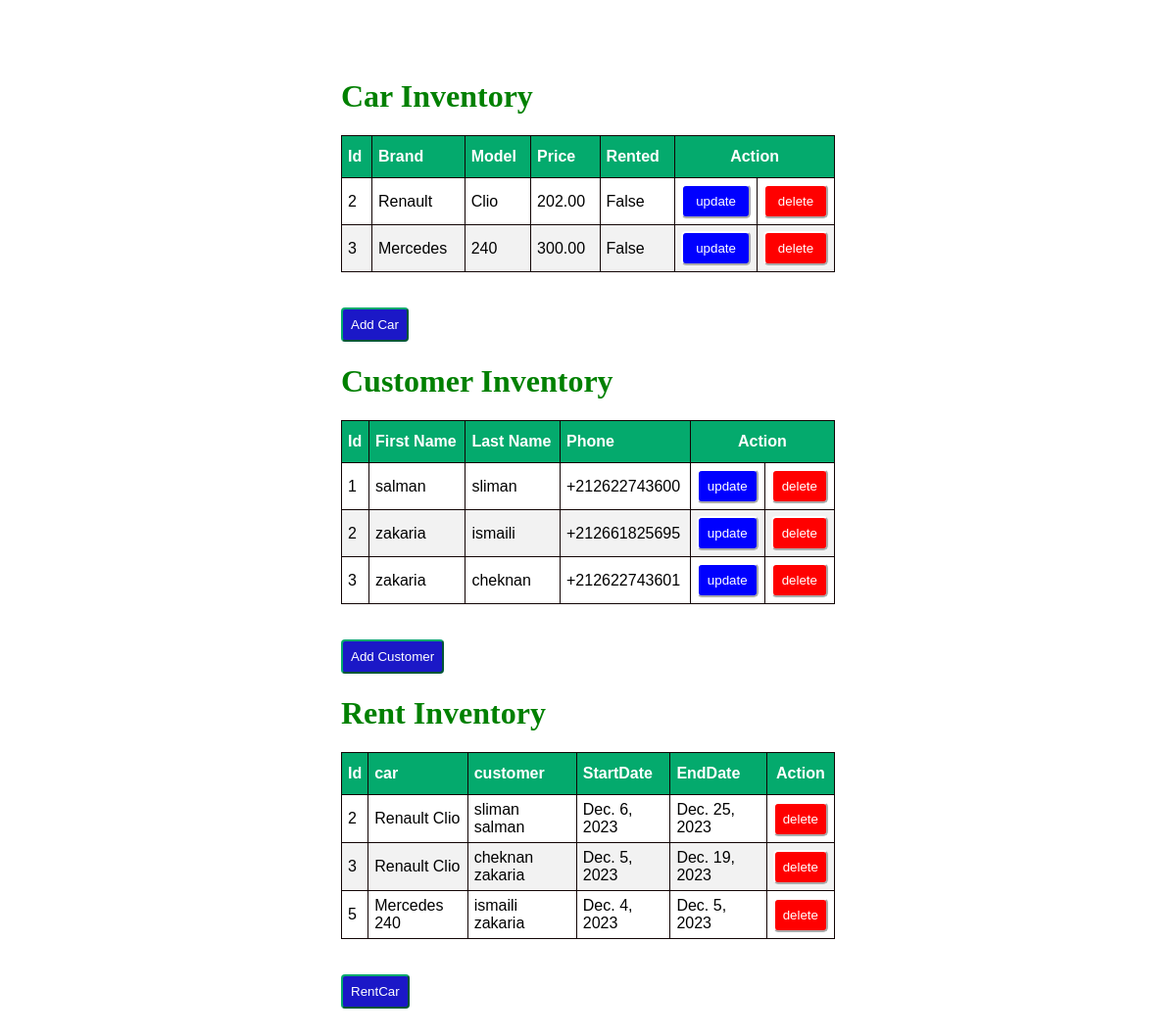
The page / on the database its author committed.
### newapp/models.py (models this page shows)
class Cars(models.Model):
    id = models.AutoField(primary_key=True)
    brand = models.CharField(max_length=100)
    model = models.CharField(max_length=100)
    price = models.DecimalField(max_digits=10, decimal_places=2)
    rented = models.BooleanField(default=False)
    def __str__(self):
        return f"{self.brand} {self.model}"

class Customer(models.Model):
    id = models.AutoField(primary_key=True)
    first = models.CharField(max_length=100)
    last = models.CharField(max_length=100)
    phone = PhoneNumberField()
    def __str__(self):
        return f"{self.last} {self.first}"

class Rent(models.Model):
    id_rent=models.AutoField(primary_key=True)
    id_car=models.ForeignKey(Cars, on_delete=models.CASCADE)
    id_cos=models.ForeignKey(Customer, on_delete=models.CASCADE)
    startDate = models.DateField()
    endDate= models.DateField()

### newapp/views.py (the view)
# urls.py: path('',views.index,name="index" ),
def index(request):
    car=Cars.objects.all()
    cos=Customer.objects.all()
    rent=Rent.objects.all()
    return render(request,'index.html',{'car':car,'cos':cos,'rent':rent})

### newapp/templates/index.html (shortened to what this page needs)
<!DOCTYPE html>
<html lang="en">
<head>
</head>
{% load static %}
<link rel="stylesheet" href="{% static 'style.css' %}">
<body>
    <div class="container">
        <h1>Car Inventory</h1>
        <table id="cars" border="1">
            <thead>
                <th>Id</th>
                <th>Brand</th>
                <th>Model</th>
                <th>Price</th>
                <th>Rented</th>
                <th colspan="2" id="mid">Action</th>
            </thead>
            {% for c in car %}
            <tr>
                <td>{{c.id}}</td>
                <td>{{c.brand}}</td>
                <td>{{c.model}}</td>
                <td>{{c.price}}</td>
                <td>{{c.rented}}</td>
                <td>
                    <a href="update/{{c.id}}"><button id="up">update</button></a>
                </td>
                <td>
                    <a href="delete/{{c.id}}"><button id="del">delete</button></a>
                </td>
            </tr>
            {% endfor %}
        </table>
        <br><br>
        <a href="{% url 'add' %}"><button id="new3">Add Car</button></a>
        <h1>Customer Inventory</h1>
        <table id="cars" border="1">
            <thead>
                <th>Id</th>
                <th>First Name</th>
                <th>Last Name</th>
                <th>Phone</th>
                <th colspan="2" id="mid">Action</th>
            </thead>
            {% for c in cos %}
            <tr>
                <td>{{c.id}}</td>
                <td>{{c.first}}</td>
                <td>{{c.last}}</td>
                <td>{{c.phone}}</td>
                <td>
                    <a href="updateC/{{c.id}}"><button id="up">update</button></a>
                </td>
                <td>
                    <a href="deleteC/{{c.id}}"><button id="del">delete</button></a>
                </td>
            </tr>
            {% endfor %}
        </table>
        <br><br>
        <a href="{% url 'addC' %}"><button id="new3">Add Customer</button></a>
        <h1>Rent Inventory</h1>
        <table id="cars" border="1">
            <thead>
                <th>Id</th>
                <th>car</th>
                <th>customer</th>
                <th>StartDate</th>
                <th>EndDate</th>
                <th colspan="2" id="mid">Action</th>
            </thead>
            {% for r in rent %}
            <tr>
                <td>{{r.id_rent}}</td>
                <td>{{r.id_car}}</td>
                <td>{{r.id_cos}}</td>
                <td>{{r.startDate}}</td>
                <td>{{r.endDate}}</td>
                <td>
                    <a href="deleteR/{{r.id_rent}}"><button id="del">delete</button></a>
                </td>
            </tr>
            {% endfor %}
        </table>
        <br><br>
        <a href="{% url 'rent' %}"><button id="new3">RentCar</button></a>
    </div>
</body>
</html>

### newapp/static/style.css (style rules this page uses)
.container { margin: 80px 240px 60px 240px; padding: 0px 100px 100px 100px; }
#cars { font-family: Arial, Helvetica, sans-serif; border-collapse: collapse; width: 100%; }
#cars td, #cars th { border: 1px solid rgb(17, 4, 4); padding: 6px; }
#cars tr:nth-child(even) { background-color: #f2f2f2; }
#cars th { padding-top: 12px; padding-bottom: 12px; text-align: left; background-color: #04AA6D; color: white; }
#cars #mid { text-align: center; }
#cars #up { background-color: blue; border-color: white; border-radius: 5px; padding: 8px; color: white; }
#cars #del { background-color: red; border-color: white; border-radius: 5px; padding: 8px; color: white; }
#cars button { width: 100%; }
h1 { color: green; }
.container #new3 { padding: 8px; background-color: rgb(27, 24, 199); color: white; border-radius: 4px; border-color: #04AA6D; }

### rows shown on the page
Cars: id "2", brand "Renault", model "Clio", price "202.00", rented "False"
Cars: id "3", brand "Mercedes", model "240", price "300.00", rented "False"
Customer: id "1", first "salman", last "sliman", phone "+212622743600"
Customer: id "2", first "zakaria", last "ismaili", phone "+212661825695"
Customer: id "3", first "zakaria", last "cheknan", phone "+212622743601"
Rent: id_rent "2", id_car "Renault Clio", id_cos "sliman salman", startDate "Dec. 6, 2023", endDate "Dec. 25, 2023"
Rent: id_rent "3", id_car "Renault Clio", id_cos "cheknan zakaria", startDate "Dec. 5, 2023", endDate "Dec. 19, 2023"
Rent: id_rent "5", id_car "Mercedes 240", id_cos "ismaili zakaria", startDate "Dec. 4, 2023", endDate "Dec. 5, 2023"
